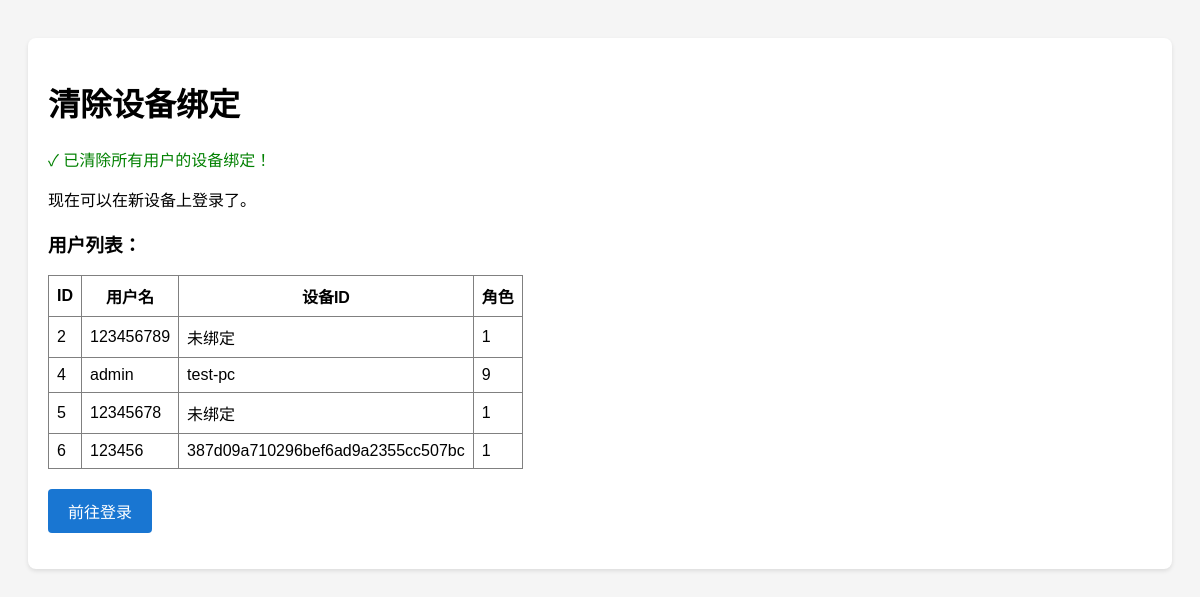
Page /clear_device.php on the earlier database version.
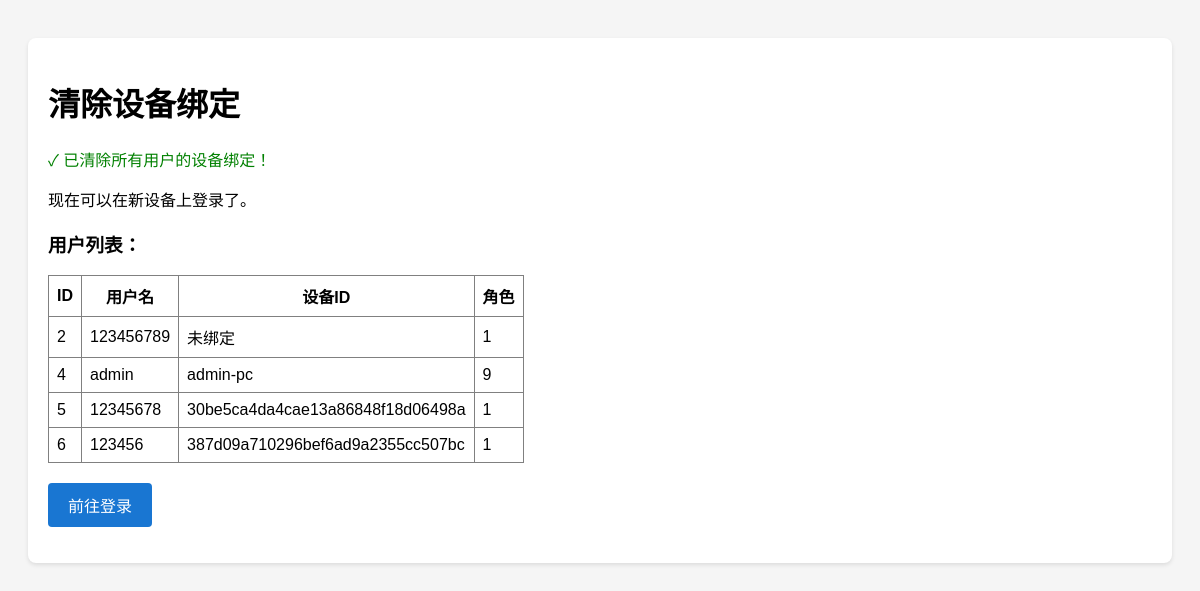
Same page on the later database version.
### tables this page shows
CREATE TABLE `auto_user` (
  `user_id` int(11) NOT NULL AUTO_INCREMENT COMMENT '用户ID',
  `username` varchar(50) NOT NULL COMMENT '用户名',
  `password` varchar(64) NOT NULL COMMENT '密码(SHA256)',
  `salt` varchar(32) NOT NULL COMMENT '盐值',
  `device_id` varchar(64) DEFAULT NULL COMMENT '绑定设备ID',
  `expire_time` datetime DEFAULT NULL COMMENT '账号有效期',
  `referrer_id` int(11) DEFAULT NULL COMMENT '推荐人ID',
  `status` tinyint(1) DEFAULT '1' COMMENT '状态：1启用 0禁用',
  `role` tinyint(1) DEFAULT '1' COMMENT '角色：1普通 2VIP 9管理员',
  `create_time` datetime DEFAULT CURRENT_TIMESTAMP COMMENT '创建时间',
  `update_time` datetime DEFAULT CURRENT_TIMESTAMP ON UPDATE CURRENT_TIMESTAMP COMMENT '更新时间',
  PRIMARY KEY (`user_id`),
  UNIQUE KEY `uk_username` (`username`),
  KEY `idx_device_id` (`device_id`),
  KEY `idx_status` (`status`),
  KEY `idx_referrer_id` (`referrer_id`)
);

### app/Core/Database.php (called while the page is built, shortened)
<?php
class Database
{
    private static $instance = null;
    private $pdo;
    private function __construct($config)
    {
        $dsn = "mysql:host={$config['host']};dbname={$config['database']};charset=utf8mb4";
        $options = [
            \PDO::ATTR_ERRMODE => \PDO::ERRMODE_EXCEPTION,
            \PDO::ATTR_DEFAULT_FETCH_MODE => \PDO::FETCH_ASSOC,
            \PDO::ATTR_EMULATE_PREPARES => false,
        ];
        $this->pdo = new \PDO($dsn, $config['username'], $config['password'], $options);
    }
    public static function init($config)
    {
        if (self::$instance === null) {
            self::$instance = new self($config);
        }
        return self::$instance;
    }
    public static function getInstance()
    {
        return self::$instance;
    }
    public function query($sql, $params = [])
    {
        $stmt = $this->pdo->prepare($sql);
        $stmt->execute($params);
        return $stmt;
    }
    public function fetchAll($sql, $params = [])
    {
        return $this->query($sql, $params)->fetchAll();
    }
}

### public/clear_device.php (the view, shortened to what this page needs)
<?php
$db = App\Core\Database::getInstance();
?>
<!DOCTYPE html>
<html>
<head>
</head>
<body>
    <div class="box">
        <h1>清除设备绑定</h1>
        <?php
        echo "<p class='success'>✓ 已清除所有用户的设备绑定！</p>";
        echo "<p>现在可以在新设备上登录了。</p>";
        $users = $db->fetchAll("SELECT user_id, username, device_id, role FROM auto_user");
        echo "<h3>用户列表：</h3>";
        echo "<table border='1' cellpadding='8' style='border-collapse: collapse;'>";
        echo "<tr><th>ID</th><th>用户名</th><th>设备ID</th><th>角色</th></tr>";
        foreach ($users as $u) {
            echo "<tr>";
            echo "<td>" . $u['user_id'] . "</td>";
            echo "<td>" . $u['username'] . "</td>";
            echo "<td>" . ($u['device_id'] ?: '未绑定') . "</td>";
            echo "<td>" . $u['role'] . "</td>";
            echo "</tr>";
        }
        echo "</table>";
        ?>
        <p style="margin-top: 20px;">
            <a href="admin/index.html" class="btn">前往登录</a>
        </p>
    </div>
</body>
</html>

### public/clear_device.php (style rules this page uses)
body { font-family: Arial, sans-serif; padding: 20px; background: #f5f5f5; }
.box { background: white; padding: 20px; margin: 10px 0; border-radius: 8px; box-shadow: 0 2px 4px rgba(0,0,0,0.1); }
.success { color: green; }
.btn { display: inline-block; padding: 10px 20px; background: #1976D2; color: white; text-decoration: none; border-radius: 4px; }

Differences in the rows shown:
changed auto_user "admin": device "test-pc" → "admin-pc"
changed auto_user id 5: device "未绑定" → "30be5ca4da4cae13a86848f18d06498a"
